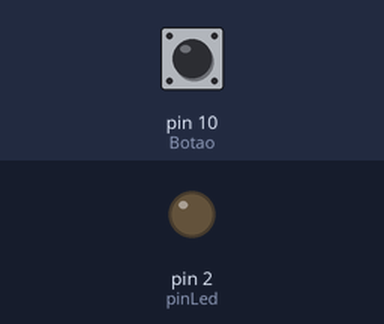
A sketch run on a simulated Arduino Uno, built with avr-gcc and run on an emulated ATmega328P. Shown: output pins drawn as LEDs (lit = HIGH). Inputs (shaded band) come from the test bench; at power-on: pin 10 (Botao) LOW.

Above: at 1.2 s.
1.3 s: pin 10 (Botao) pulled HIGH for 0.15 s
At 2.4 s:
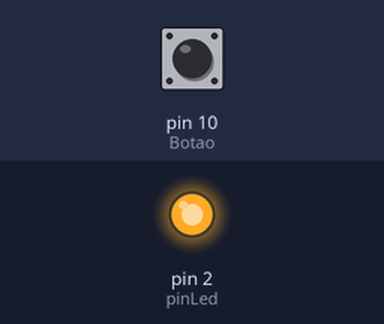
2.9 s: pin 10 (Botao) pulled HIGH for 1 s
At 3.6 s:
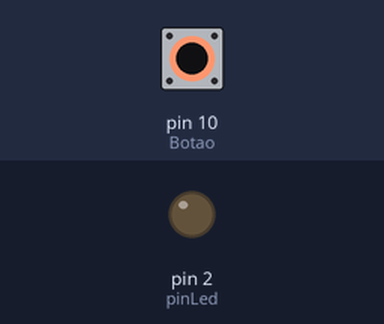
5.4 s: pin 10 (Botao) pulled HIGH for 3.2 s
At 6.7 s:
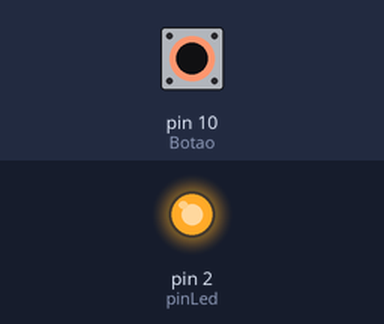
Timing chart, 0 to 8.4 s (numbered marks = the images above; inputs shaded):
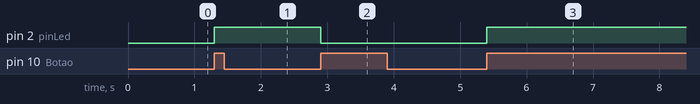

Measured:
- after the input at 1.3 s, pin 2 (pinLed): LOW → HIGH at once
- after the input at 2.9 s, pin 2 (pinLed): HIGH → LOW at once
- after the input at 5.4 s, pin 2 (pinLed): LOW → HIGH at once

The sketch:

aula_35_alternar_led_com_botao_1.ino
```cpp
/*
NOME: Guilherme
DATA: 12/03/2025
ATIVIDADE: led/botao
*/
#define Botao 10
#define pinLed 2

int estadoAnterior = HIGH;
int estadoBotao = 0;
int estadoLed = 0;

void setup()
{
  Serial.begin(9600);
  pinMode(Botao, INPUT);
  pinMode(pinLed, OUTPUT);
}

void loop()
{
  int estadoAtual = digitalRead(Botao);
  if (estadoAtual == HIGH && estadoAnterior == LOW){
     estadoBotao++;
     estadoLed = !estadoLed;
     digitalWrite(pinLed, estadoLed);
  }
  estadoAnterior = estadoAtual;
}
```
